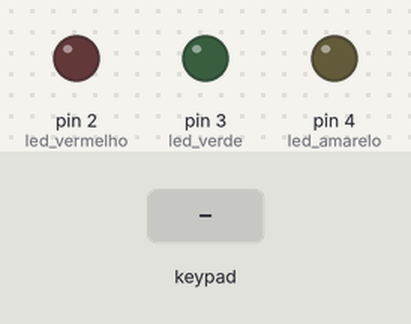
Recording of a sketch running on a simulated Arduino Uno, built with avr-gcc and run on an emulated ATmega328P. Parts: output pins drawn as LEDs (lit = HIGH). The test bench sets the inputs (shaded band).

Above: at 1.2 s.
1.3 s: keypad keys 1 2 3 # pressed 0.4 s apart
At 3.2 s:
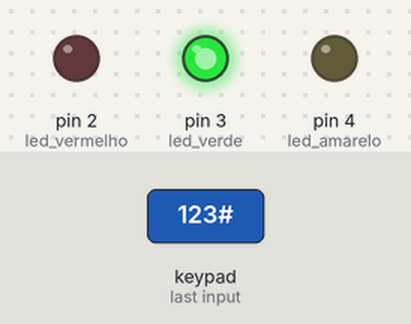
5.9 s: key '#' pressed
At 7.1 s:
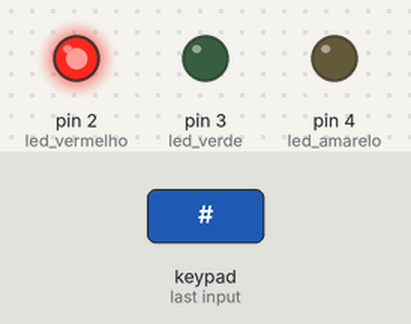
8.9 s: key '1' pressed
At 10.1 s:
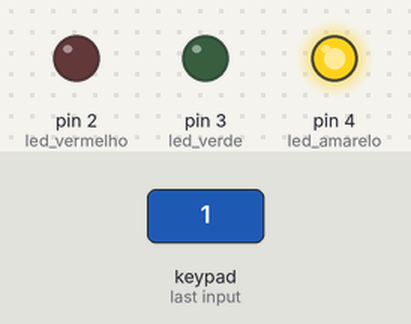
Timing chart, 0 to 11.9 s (numbered marks = the images above; inputs shaded):
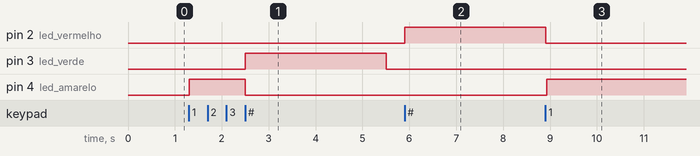

Measured:
- after the input at 1.3 s, pin 3 (led_verde): LOW → HIGH after 1.2 s, → LOW 3.0 s later; pin 4 (led_amarelo): LOW → HIGH at once, → LOW 1.2 s later
- after the input at 5.9 s, pin 2 (led_vermelho): LOW → HIGH at once
- after the input at 8.9 s, pin 4 (led_amarelo): LOW → HIGH at once

The sketch:

Aula_60.ino
```cpp
#include <Keypad.h>

#define linhas 4
#define colunas 3
#define led_vermelho 2
#define led_verde 3
#define led_amarelo 4

char mapaTeclas[linhas][colunas]={{'1','2','3'},{'4','5','6'},{'7','8','9'},{'*','0','#'}};
String senha="123";
String digitada;
int estado=0;
byte pinos_linha[linhas]={6,7,8,9};
byte pinos_coluna[colunas]={10,11,12};

Keypad teclado = Keypad(makeKeymap(mapaTeclas),pinos_linha,pinos_coluna,linhas,colunas);

void setup() {
  pinMode(led_vermelho,OUTPUT);
  pinMode(led_verde,OUTPUT);
  pinMode(led_amarelo,OUTPUT);
}

void loop() {
  char tecla=teclado.getKey();
  if(tecla != NO_KEY){
    estado=1;
    if(tecla=='#'){
      if(verifcaSenha(senha,digitada)){
        estado=3;
        leds(estado);
        delay(3000);
        estado=0;
      }else{
        estado=2;
        leds(estado);
        delay(3000);
        estado=0;
      }
      digitada="";
    }else{
      digitada+=tecla;
    }
    leds(estado);
  }
}

bool verifcaSenha(String sa, String sd){
  bool resultado=false;
  if(sa.compareTo(sd)==0){
    resultado=true;
  }else{
    resultado=false;
  }
  return resultado;
}

void leds(int e){//0=Aguardando / 1=Digitando / 2=Negado / 3=Aceito
  if(e==0){
    digitalWrite(led_vermelho,LOW);
    digitalWrite(led_verde,LOW);
    digitalWrite(led_amarelo,LOW);
  }else if(e==1){
    digitalWrite(led_vermelho,LOW);
    digitalWrite(led_verde,LOW);
    digitalWrite(led_amarelo,HIGH);
  }else if(e==2){
    digitalWrite(led_vermelho,HIGH);
    digitalWrite(led_verde,LOW);
    digitalWrite(led_amarelo,LOW);
  }else if(e==3){
    digitalWrite(led_vermelho,LOW);
    digitalWrite(led_verde,HIGH);
    digitalWrite(led_amarelo,LOW);
  }
}
```
